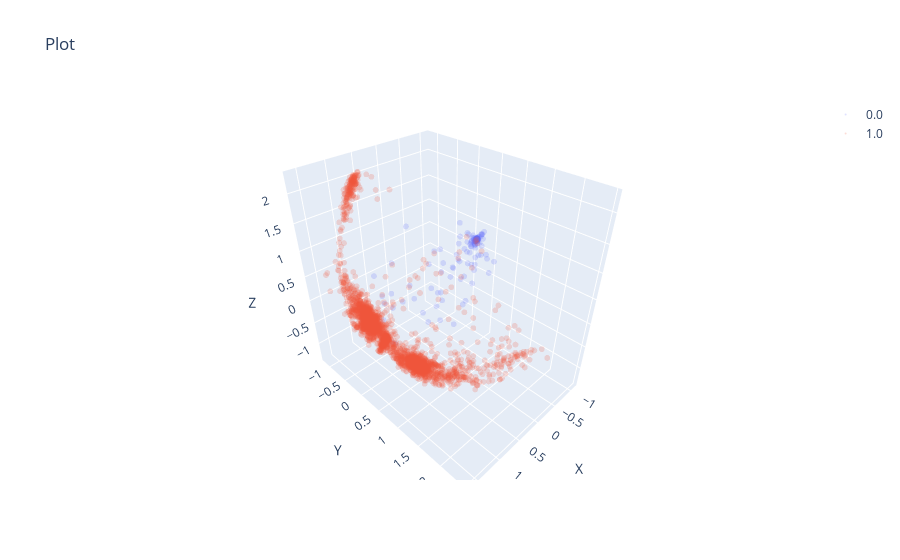

Source (notebook cell):
### Code cell
# run_id = 'ukca8aig'
# run_id = 'ia1dnvxg'
run = api.run(f"{entity}/{project}/{run_id}")
folder_path = '../../src/wandb/'
cfg = OmegaConf.create(run.config)
folder_list = glob.glob(f"{folder_path}*{run.id}*")
ckpt_files = glob.glob(f"{folder_list[0]}/files/*.ckpt")
ckpt_path = ckpt_files[0]
# data_path2 = os.path.join(cfg., cfg.data.name + cfg.data.filetype)
# data = np.load(data_path2, allow_pickle=True)
# x_tensor = torch.tensor(data['data'], dtype=torch.float32, device=model.device)
# x_tensor_normalized = model.normalize(x_tensor)
cfg.data.root = '../' + cfg.data.root
# trainloader, valloader, X, phate_coords, colors, preprocessor = load_data(cfg)
model = Autoencoder.load_from_checkpoint(ckpt_path)
# cfg.dimensions.data = X.shape[1]
# cfg.training.mode = 'end2end'
# model = Autoencoder(cfg, preprocessor)
# model = Autoencoder.load_from_checkpoint(ckpt_path, preprocessor=preprocessor)
data = np.load(f"{cfg.data.root}/{cfg.data.name}{cfg.data.filetype}", allow_pickle=True)
with torch.no_grad():
    model.eval()
    x = torch.tensor(data['data'], dtype=torch.float32, device=model.device)
    z = model.encoder(x)
    xh = model.decoder(z)
zc = z.cpu().numpy()
scatter(zc, data['mask_x'], s=2, alpha=0.2)

### Figure 1 — Plotly figure (JSON) as saved in the notebook; plotly's stock layout.template omitted (floating-point values rounded to 4 significant figures; data arrays with more than 128 entries replaced by an {"elided": "..."} marker saying what was removed)
{"data": [{"marker": {"color": 0, "colorscale": [[0, "#440154"], [0.1111, "#482878"], [0.2222, "#3e4989"], [0.3333, "#31688e"], [0.4444, "#26828e"], [0.5556, "#1f9e89"], [0.6667, "#35b779"], [0.7778, "#6ece58"], [0.8889, "#b5de2b"], [1, "#fde725"]], "opacity": 0.2, "size": 2}, "mode": "markers", "name": "0.0", "type": "scatter3d", "x": {"elided": "1200 float values"}, "y": {"elided": "1200 float values"}, "z": {"elided": "1200 float values"}}, {"marker": {"color": 1, "opacity": 0.2, "size": 2}, "mode": "markers", "name": "1.0", "type": "scatter3d", "x": {"elided": "3000 float values"}, "y": {"elided": "3000 float values"}, "z": {"elided": "3000 float values"}}], "layout": {"scene": {"xaxis": {"title": {"text": "X"}}, "yaxis": {"title": {"text": "Y"}}, "zaxis": {"title": {"text": "Z"}}}, "showlegend": true, "title": {"text": "Plot"}}}
